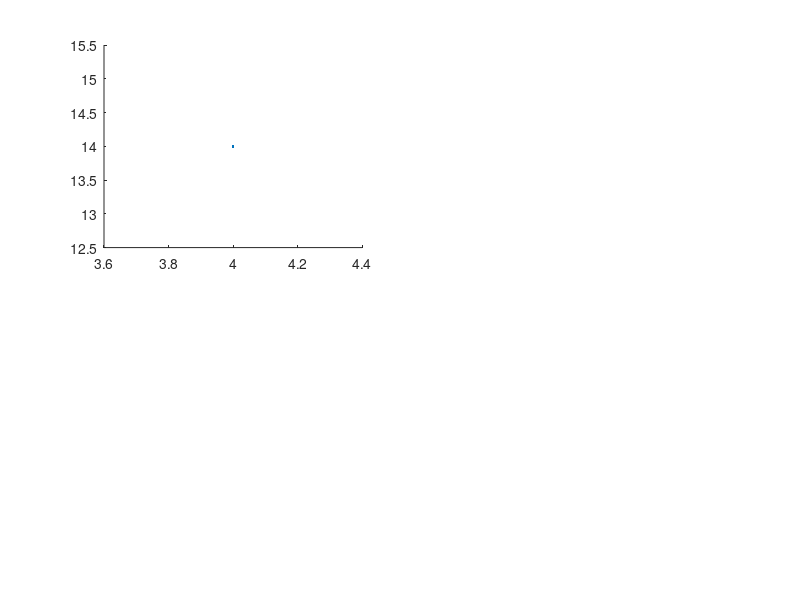

Here is the MATLAB script that generated this plot: (Note: this script raises an error after producing the figure.)
% Algoritmo de grafos de visibilidad
% Obstáculos
clc
clear
close all
% para graficar
figure
axis([-1 20 -1 20])
grid on
% los obstáculos se encuentran definidos por los puntos
B1=[4 14;6 14;5 12;5 10]; 
B2=[3 6;5 7;6 6;4 4]; 
B3=[12 12;14 8;13 16]; 
B4=[10 4;10 2;13 2;13 5;12 5;12 4];
Bi=[B1;B2;B3;B4];
B_vi={B1,B2,B3,B4}; % se crea una celda con los obstáculos
% plot de los nodos numerados
for i=1:length(Bi)
   subplot(2,2,1)
   scatter(Bi(i,1),Bi(i,2),'.k')
   hold on
   str=string(i);
   text(Bi(i,1)-0.5,Bi(i,2)-0.5,str)
end
% los segmentos de recta de los obstáculos son [x1 y1 x2 y2]
Sr_B1=[4 14 5 10;5 10 5 12;5 12 6 14;6 14 4 14];
Sr_B2=[3 6 4 4;4 4 6 6;6 6 5 7;5 7 3 6];
Sr_B3=[12 12 14 8;14 8 13 16;13 16 12 12];
Sr_B4=[10 4 10 2;10 2 13 2;13 2 13 5;13 5 12 5;12 5 12 4;12 4 10 4];
Sr_Bi=[Sr_B1;Sr_B2;Sr_B3;Sr_B4];
% Indice de la conectividad de los obstáculos
Sr_index=[1 4;4 3;3 2;2 1;5 8;8 7;7 6;6 5;9 10;10 11;11 9;12 13;13 14;14 15;15 16;16 17;17 12];
for i=1:4
    for k=1:length(Sr_Bi) % ploteando los obstáculos
        subplot(2,2,i)
        plot([Sr_Bi(k,1) Sr_Bi(k,3)],[Sr_Bi(k,2) Sr_Bi(k,4)],'b')
        hold on
    end
    % los puntos inicial y final son
    Pi=[1 18];
    Pf=[17,5];
    subplot(2,2,i)
    scatter([Pi(1) Pf(1)],[Pi(2) Pf(2)],'k','filled') %Ploteando los puntos ini y fin
    text(Pi(1),Pi(2)-0.5,'P_i')
    text(Pf(1),Pf(2)-0.5,'P_f')
    % los segmentos de recta que delimitan arriba y abajo el espacio de trabajo
    % son [x1 y1 x2 y2]
    Et_sup=[0 20 20 20];
    Et_inf=[0 0 20 0];
    subplot(2,2,i)
    plot([0 20 20 0 0],[0 0 20 20 0],'b','LineWidth',3) % plot workspace
end
%% Se procede a realizar el grafo de visibilidad
cont=1;
for i=1:length(Bi)
   for j=1:length(Bi)
            Graph(cont,:)=[Bi(i,1) Bi(i,2) Bi(j,1) Bi(j,2)];
            cont=cont+1;
   end    
end
% gráfica animada del grafo de visibilidad
for i=1:length(Graph)
subplot(2,2,2)
plot([Graph(i,1) Graph(i,3)],[Graph(i,2) Graph(i,4)],'k')
hold on
pause(0.1)
end
% se determina si los nodos del grafo están dentro de los obstáculos
GraphIndex=zeros(length(Graph),1);
for i=1:length(Graph)
    % se crean n=10 puntos discretizados para cada segmento de recta
    Puntos=LinDis(Graph(i,:),10);
    if isempty(Puntos)~=1
        Puntos(length(Puntos),:)=[];
        Puntos(1,:)=[];
    else
        in=1000;
    end
    %plotear los puntos
    subplot(2,2,3)
    scatter(Puntos(:,1),Puntos(:,2),'.k')
    % para cada punto discretizado se revisa si está dentro del los
    % obstáculos
    for k = 1:length(Puntos)
        for j=1: length(B_vi)
            [in(k,j),~] = inpolygon(Puntos(k,1),Puntos(k,2),B_vi{1,j}(:,1),B_vi{1,j}(:,2));
        end 
    end
    ContObs(i)=sum(sum(in));
    if ContObs(i)~=0
        GraphIndex(i)=i;
        subplot(2,2,3)
        scatter(Puntos(:,1),Puntos(:,2),'xr')
         pause(0.1)
    elseif ContObs(i)==1000
        GraphIndex(i)=i;
    end
end
%% se eliminan los índices que no están contenidos en el obstáculo
GraphIndex=GraphIndex(GraphIndex~=0);
% Se crea la matriz de adjacencia 
A=ones(length(Bi));
for i=1:length(GraphIndex)
    A(GraphIndex(i))=0;
end
% se añaden las aristas de los obstáculos como caminos viables
for i=1:length(Sr_index)
   A(Sr_index(i,1),Sr_index(i,2))=1; 
end
% Se eliminan las líneas con colisión para graficar
Graph(GraphIndex,:)=[];
for i=1:length(Graph)
    subplot(2,2,4)
    plot([Graph(i,1) Graph(i,3)],[Graph(i,2) Graph(i,4)],'r')
    pause(0.1)
end
%% Encontrar los puntos más cercanos a Pi y Pf
for i=1:length(Bi)
   dist_Pi(i)=sqrt((Bi(i,1)-Pi(1))^2+(Bi(i,2)-Pi(2))^2); 
   dist_Pf(i)=sqrt((Bi(i,1)-Pf(1))^2+(Bi(i,2)-Pf(2))^2); 
end
[~,IndexPi]=min(dist_Pi);
[~,IndexPf]=min(dist_Pf);
% con los índices de los números más cercanos podemos iniciar la búsqueda
%% Se usa una un algoritmo de búsqueda para encontrar la solución
tau=RandomSearch(A,Bi,IndexPi,IndexPf); % búsqueda aleatoria
Tray_fin=[Pi;Bi(tau,:);Pf]
% plot
for i=1:length(Tray_fin)-1
    subplot(2,2,4)
    plot([Tray_fin(i,1) Tray_fin(i+1,1)],[Tray_fin(i,2) Tray_fin(i+1,2)],'g','LineWidth',3)
end